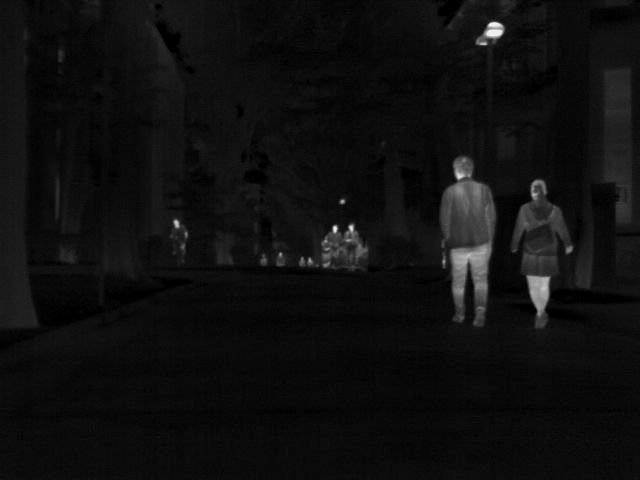
#> input picture data/MSRS/test/IR/00024N.png, 640 x 480 px
$ python -i dcp.py   (imports and definitions only)   (older library calls are emulated)
#> lines starting #> are read from the running program, lines starting #| are printed output that depends on the picture
import cv2
import math
import numpy as np


class Dehaze:
    def __init__(self, im):
        self.im = im.astype('float64') / 255

    def DarkChannel(self, sz):
        b, g, r = cv2.split(self.im)
        dc = cv2.min(cv2.min(r, g), b)
        kernel = cv2.getStructuringElement(cv2.MORPH_RECT, (sz, sz))
        dark = cv2.erode(dc, kernel)
        return dark

    def AtmLight(self, dark):
        [h, w] = self.im.shape[:2]
        imsz = h * w
        numpx = int(max(math.floor(imsz / 1000), 1))
        darkvec = dark.reshape(imsz)
        imvec = self.im.reshape(imsz, 3)

        indices = darkvec.argsort()
        indices = indices[imsz - numpx::]

        atmsum = np.zeros([1, 3])
        for ind in range(1, numpx):
            atmsum = atmsum + imvec[indices[ind]]

        A = atmsum / numpx

        return A

    def TransmissionEstimate(self, A, sz):
        omega = 0.95
        im3 = np.empty(self.im.shape, self.im.dtype)

        for ind in range(0, 3):
            im3[:, :, ind] = self.im[:, :, ind] / A[0, ind]

        transmission = 1 - omega * self.DarkChannel(sz)
        return transmission

    def Guidedfilter(self, im, p, r, eps):
        mean_I = cv2.boxFilter(im, cv2.CV_64F, (r, r))
        mean_p = cv2.boxFilter(p, cv2.CV_64F, (r, r))
        mean_Ip = cv2.boxFilter(im * p, cv2.CV_64F, (r, r))
        cov_Ip = mean_Ip - mean_I * mean_p

        mean_II = cv2.boxFilter(im * im, cv2.CV_64F, (r, r))
        var_I = mean_II - mean_I * mean_I

        a = cov_Ip / (var_I + eps)
        b = mean_p - a * mean_I

        mean_a = cv2.boxFilter(a, cv2.CV_64F, (r, r))
        mean_b = cv2.boxFilter(b, cv2.CV_64F, (r, r))

        q = mean_a * im + mean_b
        return q

    def TransmissionRefine(self, im, et):
        im = (im * 255).astype(np.uint8)

        gray = cv2.cvtColor(im, cv2.COLOR_BGR2GRAY)
        gray = np.float64(gray) / 255
        r = 60
        eps = 0.0001
        t = self.Guidedfilter(gray, et, r, eps)
        return t


    def dehaze(self):
        dark = self.DarkChannel(15)
        A = self.AtmLight(dark)
        te = self.TransmissionEstimate(A, 15)
        t = self.TransmissionRefine(self.im, te)
        return t

>>> import cv2
>>> picture = cv2.imread('../data/MSRS/test/IR/00024N.png')
#> picture is the input picture: shape (480, 640, 3); min 0, max 255, mean 15.3
>>> result = Dehaze(picture).dehaze()
#> in DarkChannel, `dark = cv2.erode(dc, kernel)`:
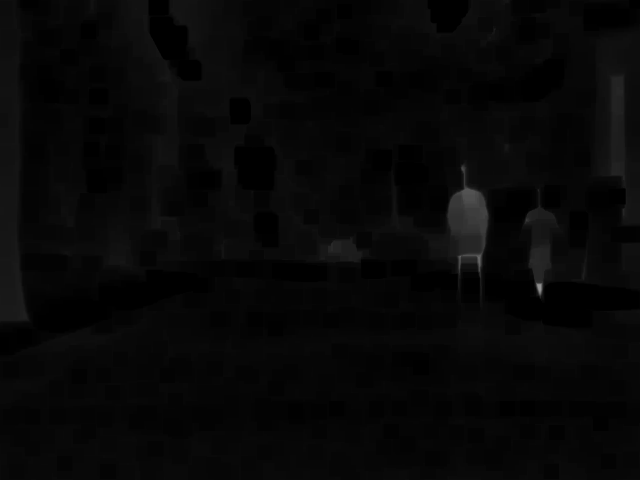
#> dark: shape (480, 640) float64; min 0, max 0.569, mean 0.0274
#> in AtmLight, `indices = indices[imsz - numpx::]`: indices = 307 values, max 188700 at index 155, min 120786 at index 8, mean 143898.2
#> the loop in AtmLight, `for ind in range(1, numpx):` made 306 passes
#> atmsum on passes 1 to 3: [[0.376, 0.376, 0.376]], [[0.937, 0.937, 0.937]], [[1.47, 1.47, 1.47]]
#> after the loop in AtmLight, `for ind in range(1, numpx):`: atmsum = [[144.7, 144.7, 144.7]]
#> in AtmLight, `A = atmsum / numpx`: A = [[0.471, 0.471, 0.471]]
#> in Guidedfilter, `cov_Ip = mean_Ip - mean_I * mean_p`:
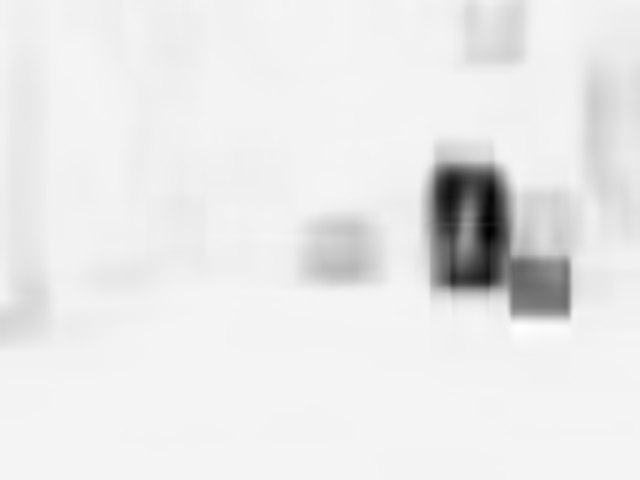
#> cov_Ip: shape (480, 640) float64; min -0.0107, max 0.000459, mean -0.00051; drawn with min black and max white
#> in Guidedfilter, `a = cov_Ip / (var_I + eps)`:
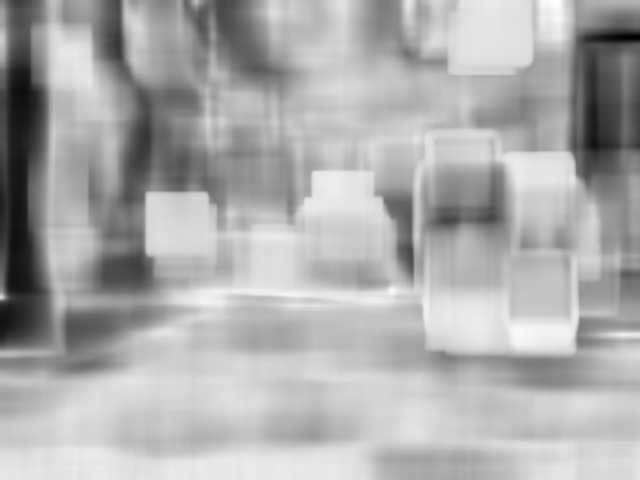
#> a: shape (480, 640) float64; min -0.793, max 0.064, mean -0.212; drawn with min black and max white
#> in Guidedfilter, `b = mean_p - a * mean_I`:
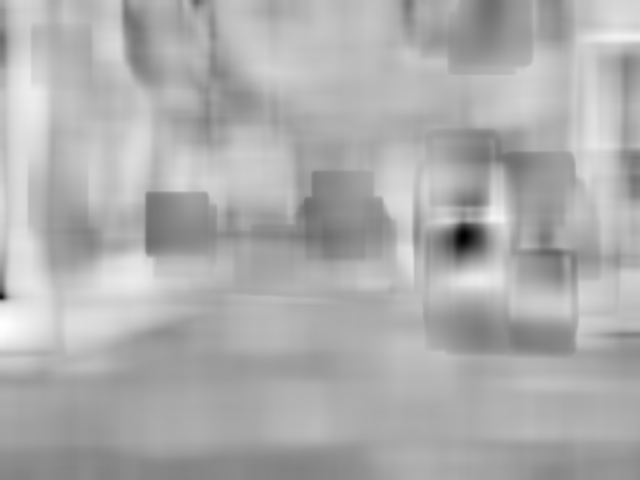
#> b: shape (480, 640) float64; min 0.929, max 1.01, mean 0.987; drawn with min black and max white
#> in Guidedfilter, `mean_a = cv2.boxFilter(a, cv2.CV_64F, (r, r))`:
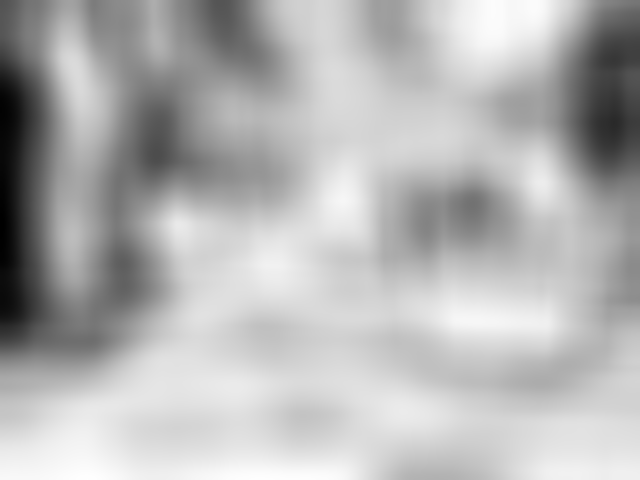
#> mean_a: shape (480, 640) float64; min -0.676, max -0.0198, mean -0.213; drawn with min black and max white
#> in Guidedfilter, `mean_b = cv2.boxFilter(b, cv2.CV_64F, (r, r))`:
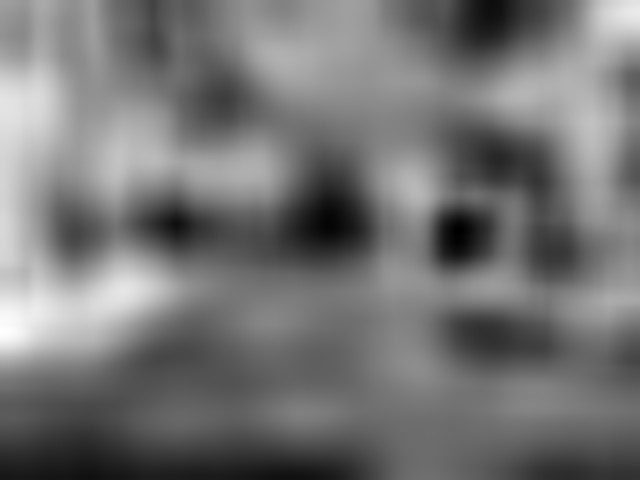
#> mean_b: shape (480, 640) float64; min 0.973, max 1.01, mean 0.987; drawn with min black and max white
#> in Guidedfilter, `q = mean_a * im + mean_b`:
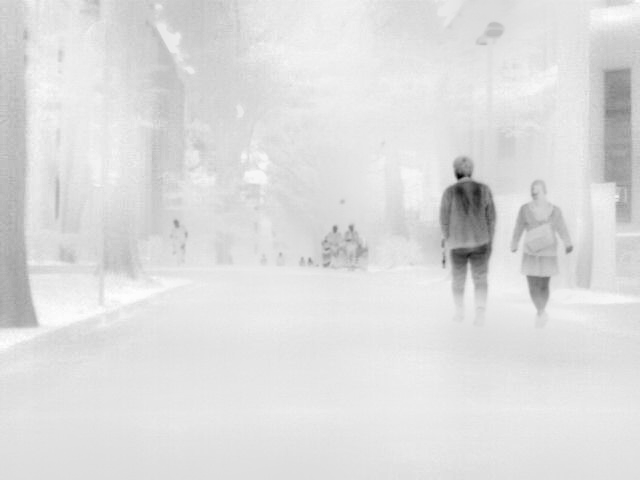
#> q: shape (480, 640) float64; min 0.783, max 1, mean 0.974; drawn with min black and max white

$ run again, on data/MSRS/test/IR/00032N.png
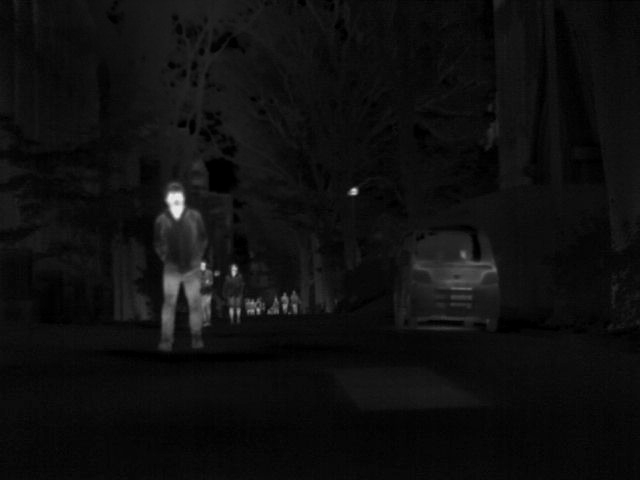
#> input picture data/MSRS/test/IR/00032N.png, 640 x 480 px
#> picture is the input picture: shape (480, 640, 3); min 0, max 239, mean 14.7
#> indices = 307 values, max 201160 at index 57, min 124334 at index 22, mean 175580.2
#> the loop in AtmLight, `for ind in range(1, numpx):` made 306 passes
#> atmsum on passes 1 to 3: [[0.467, 0.467, 0.467]], [[0.678, 0.678, 0.678]], [[1.05, 1.05, 1.05]]
#> after the loop in AtmLight, `for ind in range(1, numpx):`: atmsum = [[126.6, 126.6, 126.6]]
#> in AtmLight, `A = atmsum / numpx`: A = [[0.412, 0.412, 0.412]]
#> in Guidedfilter, `mean_b = cv2.boxFilter(b, cv2.CV_64F, (r, r))`:
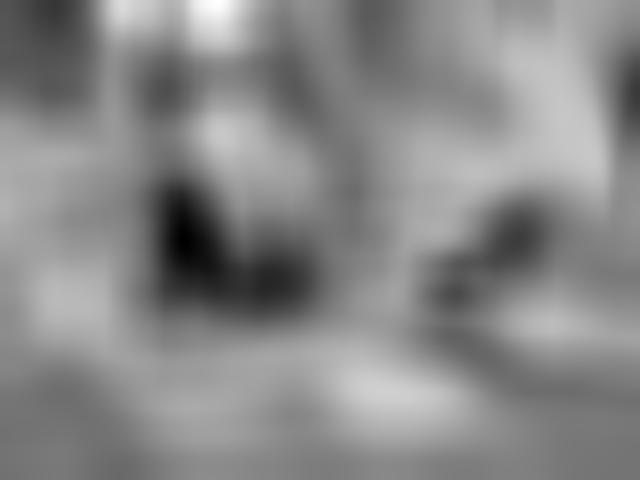
#> mean_b: shape (480, 640) float64; min 0.964, max 1.01, mean 0.99; drawn with min black and max white
#> in Guidedfilter, `q = mean_a * im + mean_b`:
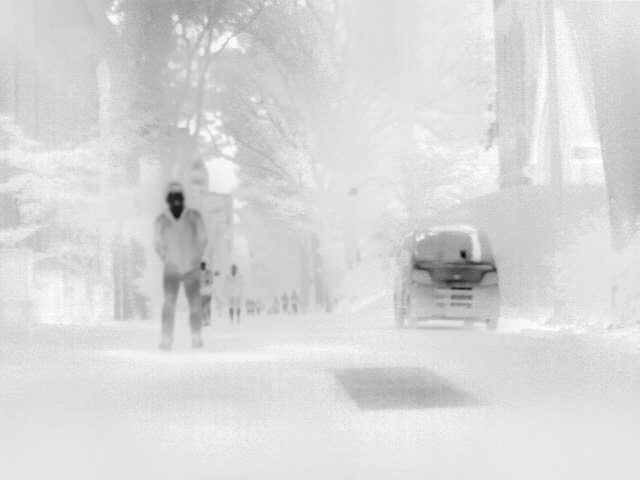
#> q: shape (480, 640) float64; min 0.816, max 1, mean 0.975; drawn with min black and max white

$ run again, on data/MSRS/test/IR/00040N.png
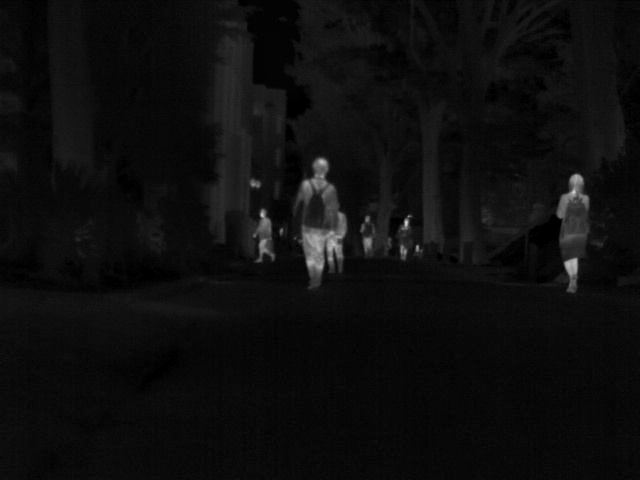
#> input picture data/MSRS/test/IR/00040N.png, 640 x 480 px
#> picture is the input picture: shape (480, 640, 3); min 0, max 219, mean 13.7
#> indices = 307 values, max 168635 at index 65, min 128573 at index 13, mean 154457.1
#> the loop in AtmLight, `for ind in range(1, numpx):` made 306 passes
#> atmsum on passes 1 to 3: [[0.647, 0.647, 0.647]], [[1.17, 1.17, 1.17]], [[1.69, 1.69, 1.69]]
#> after the loop in AtmLight, `for ind in range(1, numpx):`: atmsum = [[162.5, 162.5, 162.5]]
#> in AtmLight, `A = atmsum / numpx`: A = [[0.529, 0.529, 0.529]]
#> in Guidedfilter, `mean_b = cv2.boxFilter(b, cv2.CV_64F, (r, r))`:
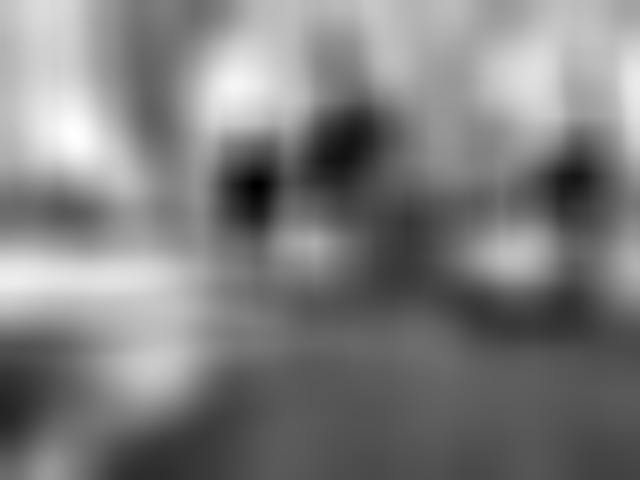
#> mean_b: shape (480, 640) float64; min 0.974, max 1.01, mean 0.99; drawn with min black and max white
#> in Guidedfilter, `q = mean_a * im + mean_b`:
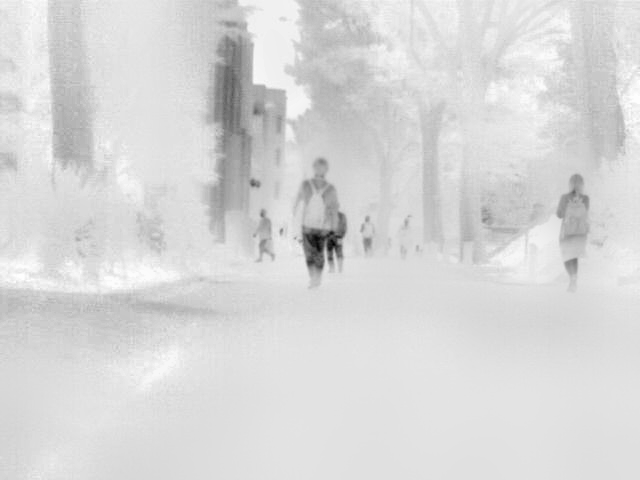
#> q: shape (480, 640) float64; min 0.829, max 1, mean 0.978; drawn with min black and max white

$ run again, on data/MSRS/test/IR/00686N.png
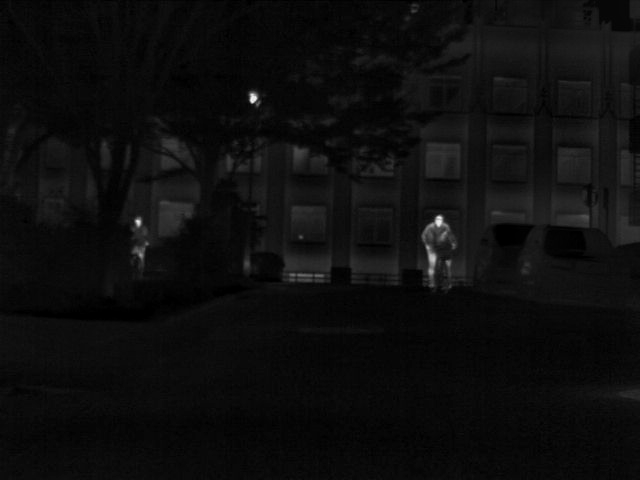
#> input picture data/MSRS/test/IR/00686N.png, 640 x 480 px
#> picture is the input picture: shape (480, 640, 3); min 0, max 246, mean 13.6
#> indices = 307 values, max 151025 at index 56, min 96434 at index 7, mean 128669.6
#> the loop in AtmLight, `for ind in range(1, numpx):` made 306 passes
#> atmsum on passes 1 to 3: [[0.173, 0.173, 0.173]], [[0.357, 0.357, 0.357]], [[0.522, 0.522, 0.522]]
#> after the loop in AtmLight, `for ind in range(1, numpx):`: atmsum = [[58.23, 58.23, 58.23]]
#> in AtmLight, `A = atmsum / numpx`: A = [[0.19, 0.19, 0.19]]
#> in Guidedfilter, `q = mean_a * im + mean_b`:
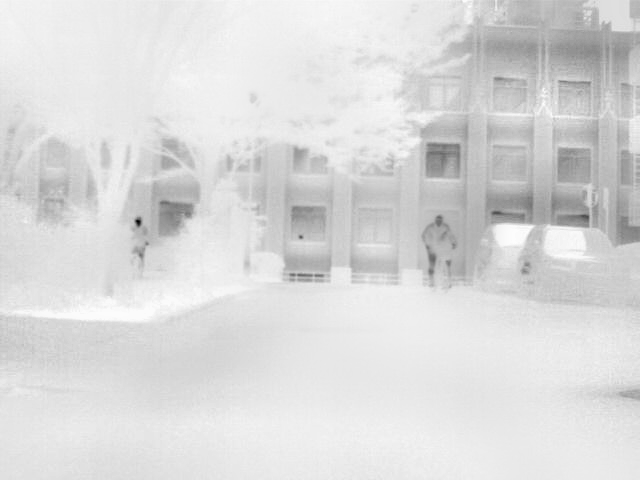
#> q: shape (480, 640) float64; min 0.836, max 1, mean 0.977; drawn with min black and max white
